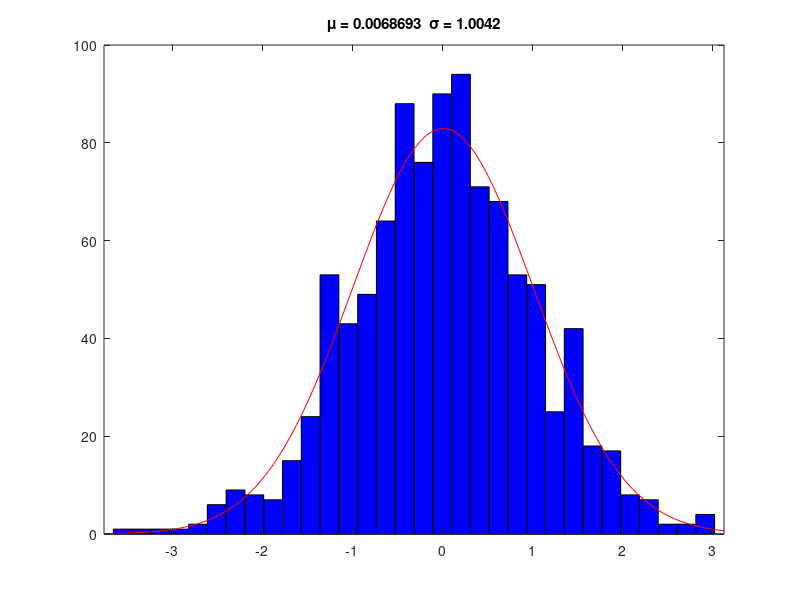

Write MATLAB code to recreate this figure.
clear ; clc
x = randn(1,1000)' ; 
histfit(x)
pd = fitdist(x,'Normal') ;
me = pd.mu ; 
st = pd.sigma ; 
title(['\mu = ' num2str(me) '  ' '\sigma = ' num2str(st)]) ;